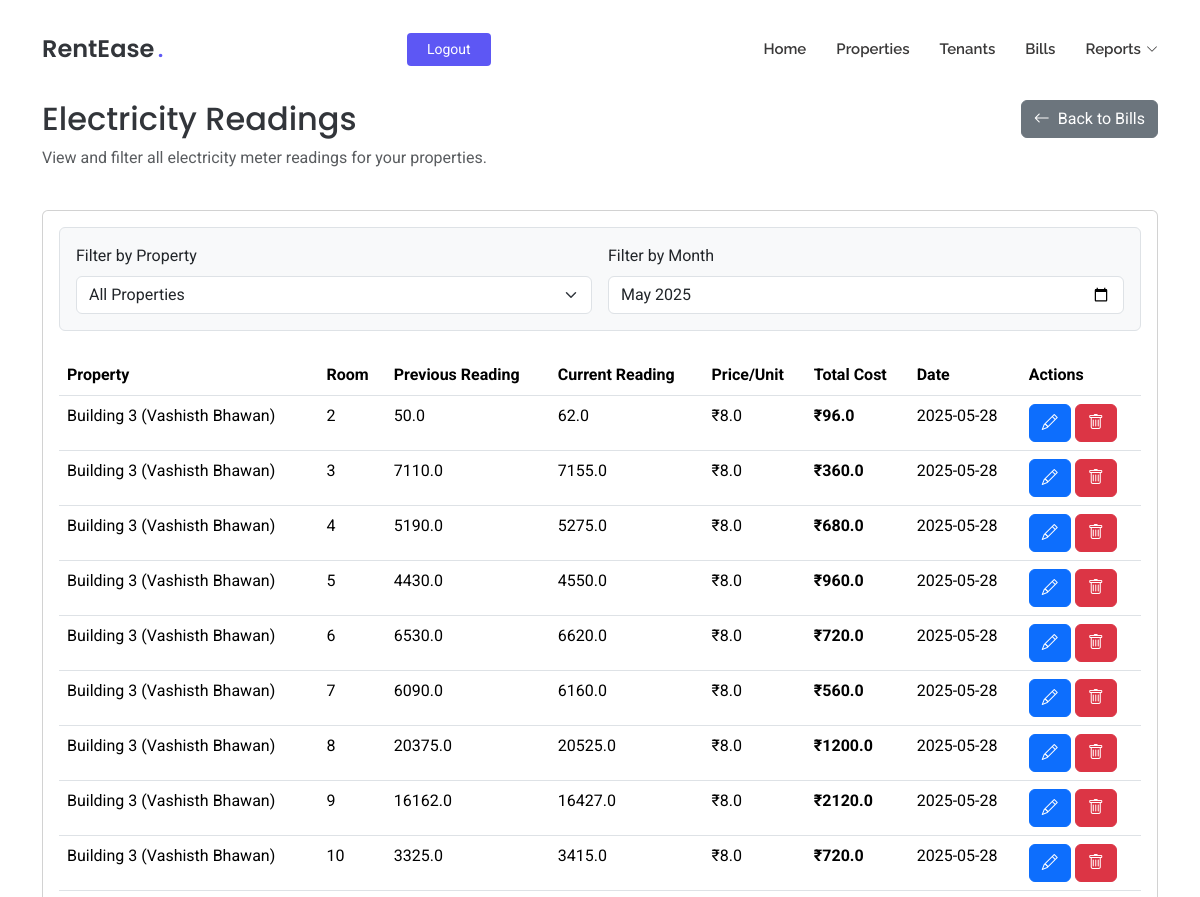
/electricity-readings (signed in, upper part), run on an earlier commit of the app's database.
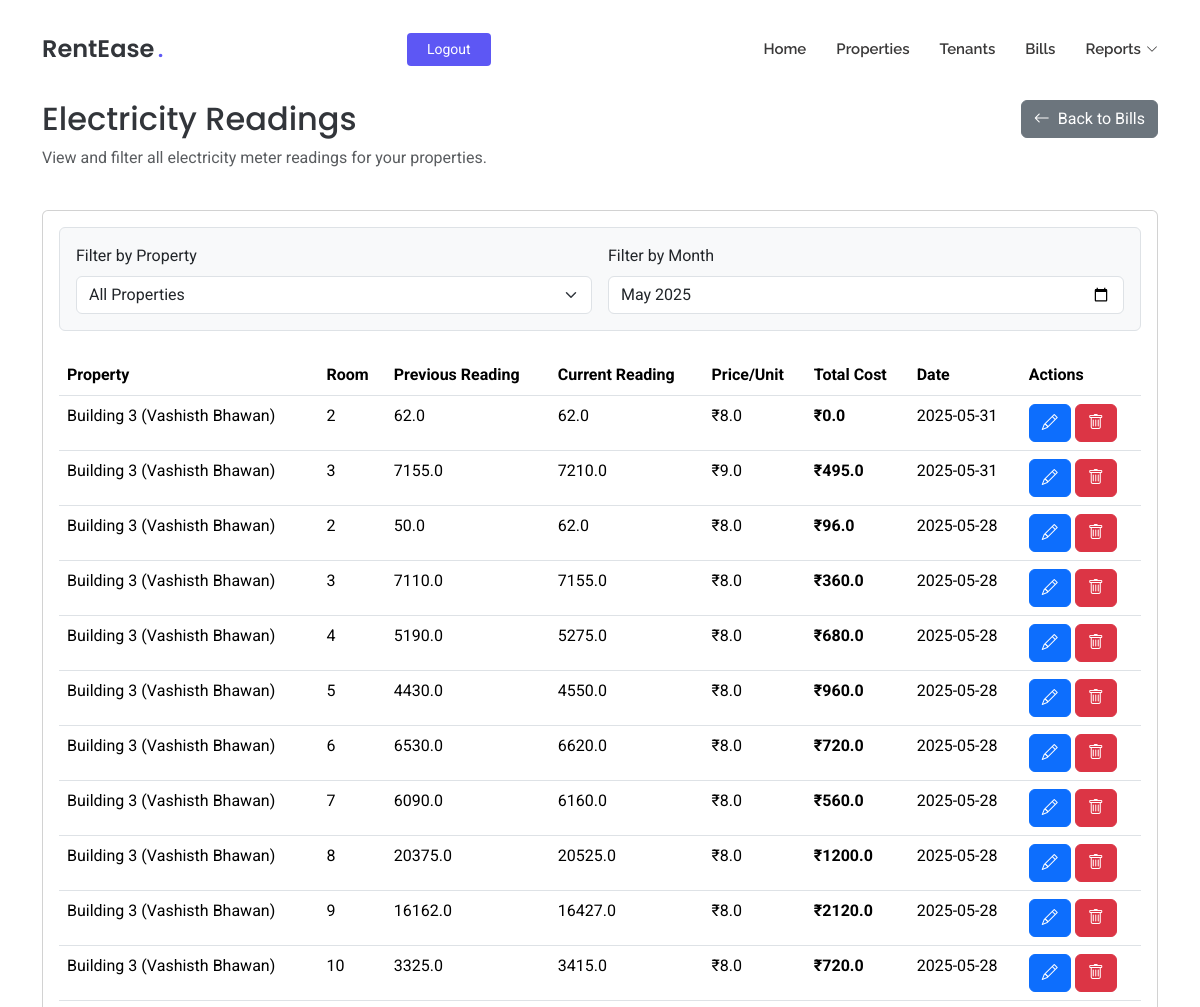
And on a later commit of the database.
### tables this page shows
CREATE TABLE electricity_readings (
        id INTEGER PRIMARY KEY AUTOINCREMENT,
        property_id INTEGER NOT NULL,
        room_id INTEGER NOT NULL,
        previous_reading REAL NOT NULL,
        current_reading REAL NOT NULL,
        price_per_unit REAL NOT NULL,
        total_cost REAL NOT NULL,
        reading_date DATE DEFAULT (DATE('now')),
        FOREIGN KEY (property_id) REFERENCES properties(id),
        FOREIGN KEY (room_id) REFERENCES rooms(id)
    );

CREATE TABLE properties
                 (id INTEGER PRIMARY KEY AUTOINCREMENT,
                  name TEXT NOT NULL,
                  address TEXT NOT NULL,
                  user_id INTEGER NOT NULL,
                  FOREIGN KEY (user_id) REFERENCES users (id));

CREATE TABLE rooms
                 (id INTEGER PRIMARY KEY AUTOINCREMENT,
                  property_id INTEGER NOT NULL,
                  room_config_id INTEGER NOT NULL,
                  room_number INTEGER NOT NULL, media_url TEXT, is_available BOOLEAN DEFAULT TRUE,
                  FOREIGN KEY (property_id) REFERENCES properties (id),
                  FOREIGN KEY (room_config_id) REFERENCES room_configurations (id));

### app/routes.py (the view)
@app.route('/electricity-readings')
def electricity_readings():
    if 'user_id' not in session:
        flash('Please login to access this page', 'warning')
        return redirect(url_for('login'))
    conn = get_db()
    c = conn.cursor()
    readings = c.execute('''
        SELECT er.id, p.name as property_name, r.room_number, er.previous_reading, er.current_reading, er.price_per_unit, er.total_cost, er.reading_date
        FROM electricity_readings er
        JOIN properties p ON er.property_id = p.id
        JOIN rooms r ON er.room_id = r.id
        WHERE p.user_id = ?
        ORDER BY er.reading_date DESC
    ''', (session['user_id'],)).fetchall()
    months = sorted(list(set([reading['reading_date'][:7] for reading in readings])), reverse=True)
    conn.close()
    return render_template('electricity_readings.html', readings=readings, months=months)

### app/routes.py (called while the page is built)
def get_db():
    conn = sqlite3.connect('rentease.db')
    conn.row_factory = sqlite3.Row
    return conn

### app/templates/electricity_readings.html (shortened to what this page needs)
<!DOCTYPE html>
<html lang="en">
<head>
  <link href="{{ url_for('static', filename='assets/vendor/bootstrap/css/bootstrap.min.css') }}" rel="stylesheet">
  <link href="{{ url_for('static', filename='assets/vendor/bootstrap-icons/bootstrap-icons.css') }}" rel="stylesheet">
  <link href="{{ url_for('static', filename='assets/vendor/aos/aos.css') }}" rel="stylesheet">
  <link href="{{ url_for('static', filename='assets/css/main.css') }}" rel="stylesheet">
</head>
<body class="index-page">
  <header id="header" class="header d-flex align-items-center fixed-top">
    <div class="container position-relative d-flex align-items-center justify-content-between">
      <a href="{{ url_for('index') }}" class="logo d-flex align-items-center me-auto me-xl-0">
        <h1 class="sitename">RentEase</h1><span>.</span>
      </a>
      <nav id="navmenu" class="navmenu">
        <ul>
          <li><a href="{{ url_for('index') }}#hero">Home</a></li>
          <li><a href="{{ url_for('index') }}#properties">Properties</a></li>
          <li><a href="{{ url_for('list_tenants') }}">Tenants</a></li>
          <li><a href="{{ url_for('index') }}#bills">Bills</a></li>
          <li class="dropdown">
            <a href="#"><span>Reports</span> <i class="bi bi-chevron-down toggle-dropdown"></i></a>
          </li>
        </ul>
      </nav>
      {% if session.get('user_id') %}
        <a class="btn-getstarted" href="{{ url_for('logout') }}">Logout</a>
      {% else %}
        <a class="btn-getstarted me-1" href="{{ url_for('login') }}">Login</a>
        <a class="btn-getstarted" href="{{ url_for('register') }}">Register</a>
      {% endif %}
    </div>
  </header>
  <main class="main" style="margin-top: 100px;">
    <div class="container mt-5">
      <div class="row mb-4">
        <div class="col-md-8">
          <h2>Electricity Readings</h2>
          <p class="text-muted">View and filter all electricity meter readings for your properties.</p>
        </div>
        <div class="col-md-4 text-md-end">
          <a href="{{ url_for('index') }}#bills" class="btn btn-secondary"><i class="bi bi-arrow-left me-2"></i>Back to Bills</a>
        </div>
      </div>
      <div class="card">
        <div class="card-body">
          <div class="mb-4 p-3 bg-light rounded border">
            <div class="row g-3">
              <div class="col-md-6">
                <label for="propertyFilter" class="form-label">Filter by Property</label>
                <select id="propertyFilter" class="form-select">
                  <option value="">All Properties</option>
                </select>
              </div>
              <div class="col-md-6">
                <label for="monthFilter" class="form-label">Filter by Month</label>
                <input type="month" id="monthFilter" class="form-control">
              </div>
            </div>
          </div>
          <div class="table-responsive">
            <table class="table table-hover" id="readingsTable">
              <thead>
                <tr>
                  <th>Property</th>
                  <th>Room</th>
                  <th>Previous Reading</th>
                  <th>Current Reading</th>
                  <th>Price/Unit</th>
                  <th>Total Cost</th>
                  <th>Date</th>
                  <th>Actions</th>
                </tr>
              </thead>
              <tbody>
                {% for reading in readings %}
                <tr data-property="{{ reading['property_name'] }}">
                  <td>{{ reading['property_name'] }}</td>
                  <td>{{ reading['room_number'] }}</td>
                  <td>{{ reading['previous_reading'] }}</td>
                  <td>{{ reading['current_reading'] }}</td>
                  <td>₹{{ reading['price_per_unit'] }}</td>
                  <td class="fw-bold">₹{{ reading['total_cost'] }}</td>
                  <td>{{ reading['reading_date'] }}</td>
                  <td>
                    <button type="button" class="btn btn-primary" data-bs-toggle="modal" data-bs-target="#editReadingModal{{ reading['id'] }}">
                      <i class="bi bi-pencil"></i>
                    </button>
                    <button type="button" class="btn btn-danger" data-bs-toggle="modal" data-bs-target="#deleteReadingModal{{ reading['id'] }}">
                      <i class="bi bi-trash"></i>
                    </button>
                  </td>
                </tr>
                {% else %}
                <tr><td colspan="8" class="text-center text-muted">No readings found.</td></tr>
                {% endfor %}
              </tbody>
            </table>
          </div>
        </div>
      </div>
    </div>
  </main>
</body>
</html>

### app/static/assets/css/main.css (style rules this page uses)
:root { --default-font: "Roboto", system-ui, -apple-system, "Segoe UI", Roboto, "Helvetica Neue", Arial, "Noto Sans", "Liberation Sans", sans-serif, "Apple Color Emoji", "Segoe UI Emoji", "Segoe UI Symbol", "Noto Color Emoji"; --heading-font: "Poppins", sans-serif; --nav-font: "Raleway", sans-serif; }
:root { --background-color: #ffffff; --default-color: #212529; --heading-color: #32353a; --accent-color: #5d57f4; --surface-color: #ffffff; --contrast-color: #ffffff; }
:root { --nav-color: #3a3939; --nav-hover-color: #5d57f4; --nav-mobile-background-color: #ffffff; --nav-dropdown-background-color: #ffffff; --nav-dropdown-color: #3a3939; --nav-dropdown-hover-color: #5d57f4; }
:root { scroll-behavior: smooth; }
body { color: var(--default-color); background-color: var(--background-color); font-family: var(--default-font); }
a { color: var(--accent-color); text-decoration: none; transition: 0.3s; }
h1, h2, h3, h4, h5, h6 { color: var(--heading-color); font-family: var(--heading-font); }
.header { --background-color: rgba(255, 255, 255, 0); color: var(--default-color); background-color: var(--background-color); padding: 20px 0; transition: all 0.5s; z-index: 997; }
.header .logo { line-height: 1; }
.header .logo h1 { font-size: 24px; margin: 0; font-weight: 600; color: var(--heading-color); }
.header .logo span { color: var(--accent-color); font-size: 24px; font-weight: 600; padding-left: 3px; }
.header .btn-getstarted, .header .btn-getstarted:focus { color: var(--contrast-color); background: var(--accent-color); font-size: 14px; padding: 8px 26px; margin: 0; border-radius: 4px; transition: 0.3s; }
@media (max-width: 1200px) { .header .logo { order: 1; } }
@media (max-width: 1200px) { .header .btn-getstarted { order: 2; margin: 0 15px 0 0; padding: 6px 20px; } }
@media (max-width: 1200px) { .header .navmenu { order: 3; } }
@media (min-width: 1200px) { .navmenu { padding: 0; } }
@media (min-width: 1200px) { .navmenu ul { margin: 0; padding: 0; display: flex; list-style: none; align-items: center; } }
@media (min-width: 1200px) { .navmenu li { position: relative; } }
@media (min-width: 1200px) { .navmenu a, .navmenu a:focus { color: var(--nav-color); padding: 18px 15px; font-size: 15px; font-family: var(--nav-font); font-weight: 600; display: flex; align-items: center; justify-content: space-between; white-space: nowrap; transition: 0.3s; } }
@media (min-width: 1200px) { .navmenu a i, .navmenu a:focus i { font-size: 12px; line-height: 0; margin-left: 5px; transition: 0.3s; } }
@media (min-width: 1200px) { .navmenu li:last-child a { padding-right: 0; } }

What changed in the data, as far as the page shows it:
added electricity_readings: property_name "Building 3 (Vashisth Bhawan)", room_number "2", previous_reading "62.0", current_reading "62.0", price_per_unit "8.0", total_cost "0.0", reading_date "2025-05-31"
added electricity_readings: property_name "Building 3 (Vashisth Bhawan)", room_number "3", previous_reading "7155.0", current_reading "7210.0", price_per_unit "9.0", total_cost "495.0", reading_date "2025-05-31"
